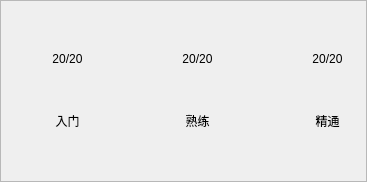
         <widget class="QFrame" name="trainTimesFrame">
          <property name="frameShape">
           <enum>QFrame::StyledPanel</enum>
          </property>
          <property name="frameShadow">
           <enum>QFrame::Raised</enum>
          </property>
          <layout class="QHBoxLayout" name="horizontalLayout_8">
           <item>
            <spacer name="horizontalSpacer_16">
             <property name="orientation">
              <enum>Qt::Horizontal</enum>
             </property>
             <property name="sizeHint" stdset="0">
              <size>
               <width>40</width>
               <height>20</height>
              </size>
             </property>
            </spacer>
           </item>
           <item>
            <layout class="QVBoxLayout" name="verticalLayout_7">
             <item>
              <spacer name="verticalSpacer_12">
               <property name="orientation">
                <enum>Qt::Vertical</enum>
               </property>
               <property name="sizeHint" stdset="0">
                <size>
                 <width>20</width>
                 <height>40</height>
                </size>
               </property>
              </spacer>
             </item>
             <item>
              <widget class="QLabel" name="rmLabel">
               <property name="text">
                <string>20/20</string>
               </property>
               <property name="alignment">
                <set>Qt::AlignCenter</set>
               </property>
              </widget>
             </item>
             <item>
              <spacer name="verticalSpacer_13">
               <property name="orientation">
                <enum>Qt::Vertical</enum>
               </property>
               <property name="sizeHint" stdset="0">
                <size>
                 <width>20</width>
                 <height>40</height>
                </size>
               </property>
              </spacer>
             </item>
             <item>
              <widget class="QLabel" name="rmLabel0">
               <property name="text">
                <string>入门</string>
               </property>
               <property name="alignment">
                <set>Qt::AlignCenter</set>
               </property>
              </widget>
             </item>
             <item>
              <spacer name="verticalSpacer_14">
               <property name="orientation">
                <enum>Qt::Vertical</enum>
               </property>
               <property name="sizeHint" stdset="0">
                <size>
                 <width>20</width>
                 <height>40</height>
                </size>
               </property>
              </spacer>
             </item>
            </layout>
           </item>
           <item>
            <spacer name="horizontalSpacer_17">
             <property name="orientation">
              <enum>Qt::Horizontal</enum>
             </property>
             <property name="sizeHint" stdset="0">
              <size>
               <width>40</width>
               <height>20</height>
              </size>
             </property>
            </spacer>
           </item>
           <item>
            <widget class="QLabel" name="verticalLine3">
             <property name="text">
              <string/>
             </property>
            </widget>
           </item>
           <item>
            <spacer name="horizontalSpacer_18">
             <property name="orientation">
              <enum>Qt::Horizontal</enum>
             </property>
             <property name="sizeHint" stdset="0">
              <size>
               <width>40</width>
               <height>20</height>
              </size>
             </property>
            </spacer>
           </item>
           <item>
            <layout class="QVBoxLayout" name="verticalLayout_8">
             <item>
              <spacer name="verticalSpacer_15">
               <property name="orientation">
                <enum>Qt::Vertical</enum>
               </property>
               <property name="sizeHint" stdset="0">
                <size>
                 <width>20</width>
                 <height>40</height>
                </size>
               </property>
              </spacer>
             </item>
             <item>
              <widget class="QLabel" name="slLabel">
               <property name="text">
                <string>20/20</string>
               </property>
               <property name="alignment">
                <set>Qt::AlignCenter</set>
               </property>
              </widget>
             </item>
             <item>
              <spacer name="verticalSpacer_16">
               <property name="orientation">
                <enum>Qt::Vertical</enum>
               </property>
               <property name="sizeHint" stdset="0">
                <size>
                 <width>20</width>
                 <height>40</height>
                </size>
               </property>
              </spacer>
             </item>
             <item>
              <widget class="QLabel" name="slLabel0">
               <property name="text">
                <string>熟练</string>
               </property>
               <property name="alignment">
                <set>Qt::AlignCenter</set>
               </property>
              </widget>
             </item>
             <item>
              <spacer name="verticalSpacer_17">
               <property name="orientation">
                <enum>Qt::Vertical</enum>
               </property>
               <property name="sizeHint" stdset="0">
                <size>
                 <width>20</width>
                 <height>40</height>
                </size>
               </property>
              </spacer>
             </item>
            </layout>
           </item>
           <item>
            <spacer name="horizontalSpacer_19">
             <property name="orientation">
              <enum>Qt::Horizontal</enum>
             </property>
             <property name="sizeHint" stdset="0">
              <size>
               <width>40</width>
               <height>20</height>
              </size>
             </property>
            </spacer>
           </item>
           <item>
            <widget class="QLabel" name="verticalLine4">
             <property name="text">
              <string/>
             </property>
            </widget>
           </item>
           <item>
            <spacer name="horizontalSpacer_20">
             <property name="orientation">
              <enum>Qt::Horizontal</enum>
             </property>
             <property name="sizeHint" stdset="0">
              <size>
               <width>40</width>
               <height>20</height>
              </size>
             </property>
            </spacer>
           </item>
           <item>
            <layout class="QVBoxLayout" name="verticalLayout_9">
             <item>
              <spacer name="verticalSpacer_18">
               <property name="orientation">
                <enum>Qt::Vertical</enum>
               </property>
               <property name="sizeHint" stdset="0">
                <size>
                 <width>20</width>
                 <height>40</height>
                </size>
               </property>
              </spacer>
             </item>
             <item>
              <widget class="QLabel" name="jtLabel">
               <property name="text">
                <string>20/20</string>
               </property>
               <property name="alignment">
                <set>Qt::AlignCenter</set>
               </property>
              </widget>
             </item>
             <item>
              <spacer name="verticalSpacer_19">
               <property name="orientation">
                <enum>Qt::Vertical</enum>
               </property>
               <property name="sizeHint" stdset="0">
                <size>
                 <width>20</width>
                 <height>40</height>
                </size>
               </property>
              </spacer>
             </item>
             <item>
              <widget class="QLabel" name="jtLabel0">
               <property name="text">
                <string>精通</string>
               </property>
               <property name="alignment">
                <set>Qt::AlignCenter</set>
               </property>
              </widget>
             </item>
             <item>
              <spacer name="verticalSpacer_20">
               <property name="orientation">
                <enum>Qt::Vertical</enum>
               </property>
               <property name="sizeHint" stdset="0">
                <size>
                 <width>20</width>
                 <height>40</height>
                </size>
               </property>
              </spacer>
             </item>
            </layout>
           </item>
           <item>
            <spacer name="horizontalSpacer_21">
             <property name="orientation">
              <enum>Qt::Horizontal</enum>
             </property>
             <property name="sizeHint" stdset="0">
              <size>
               <width>12</width>
               <height>20</height>
              </size>
             </property>
            </spacer>
           </item>
          </layout>
         </widget>
